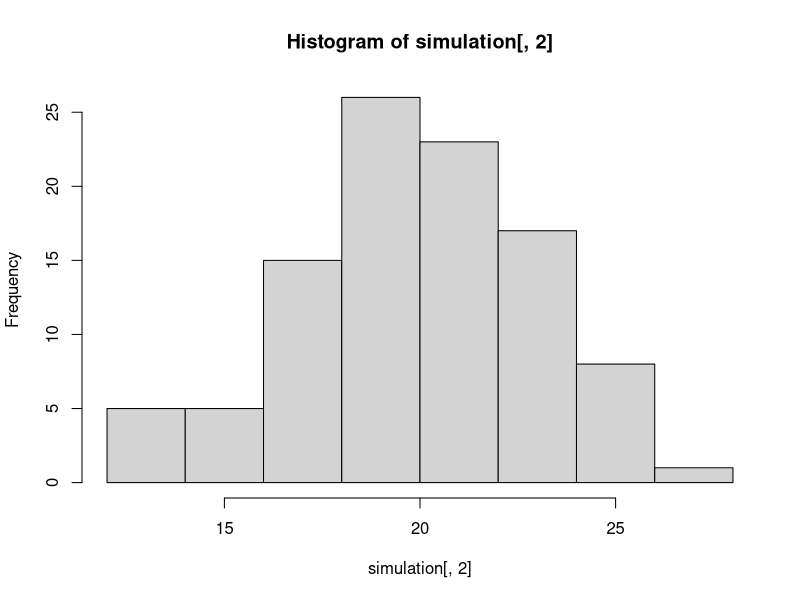
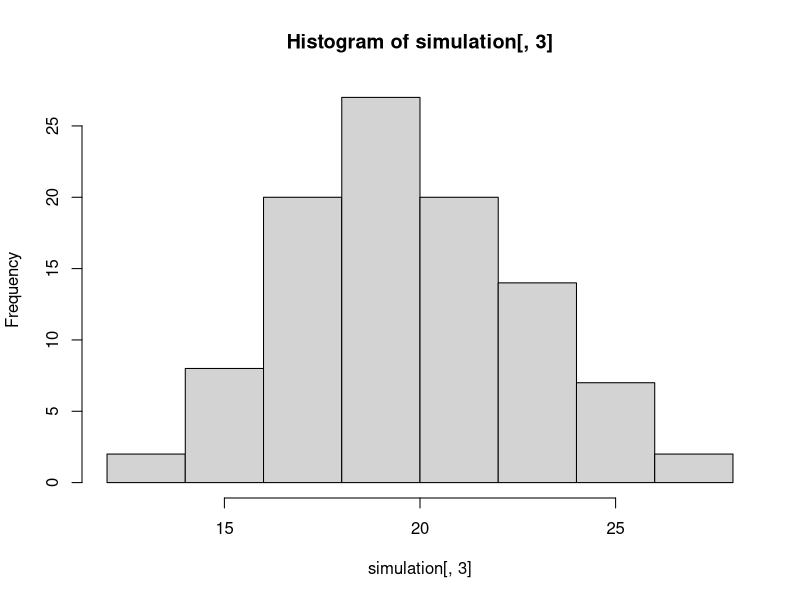
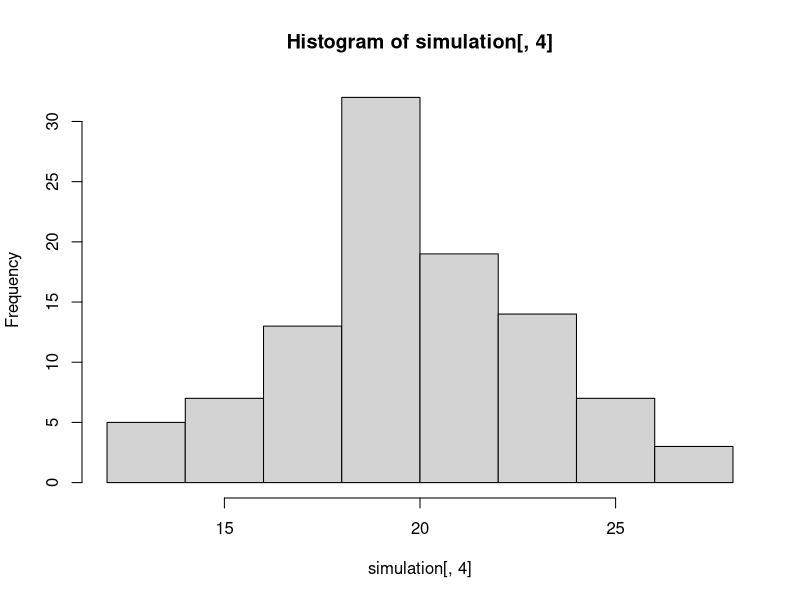

Here is the R script that generated these plots, in order:
## ---- chunk 1
x<-0:5
vector<-sample(x,50,replace=T)
counter<-0
for (i in 1:length(vector)) {
  if (vector[i]==0) {
    counter<-counter+1
    }
  print(counter)
}
## ---- chunk 2
counter2<-length(which(vector==0))
print(counter2)
## ---- chunk 3
matrixer<-function(x,y){
  mat<-matrix(data=NA,nrow=x,ncol=y)
  for (i in 1:x){
    for (j in 1:y){
    mat[i,j]<-j*i
    print(mat)
    }
  }
}
matrixer(5,6)
## ---- chunk 4
PELE<-data.frame(rep("PELE",10),rnorm(10,5,1))
colnames(PELE)<-c("Species","Length")
PEMA<-data.frame(rep("PEMA",10),rnorm(10,20,.7))
colnames(PEMA)<-c("Species","Length")
MIPE<-data.frame(rep("MIPE",10),rnorm(10,35,1.3))
colnames(MIPE)<-c("Species","Length")
data<-rbind(PELE,PEMA,MIPE)
#meanc<-c(mean(data$Length,Species="PELE"),mean(data$Length,Species="PEMA"),mean(data$Length,Species="MIPE"))
meaner<-function(x){
  x$Length<-sample(x$Length)
  means<-tapply(x$Length,x$Species,mean)
  return(means)
}

simulation<-matrix(nrow=100,ncol=4)
for(i in 1:100){
  simulation[i,]<-c(i,meaner(data))
}

colnames(simulation)<-c("Replicate","PELE","PEMA","MIPE")
print(simulation)

hist(simulation[,2])
hist(simulation[,3])
hist(simulation[,4])

